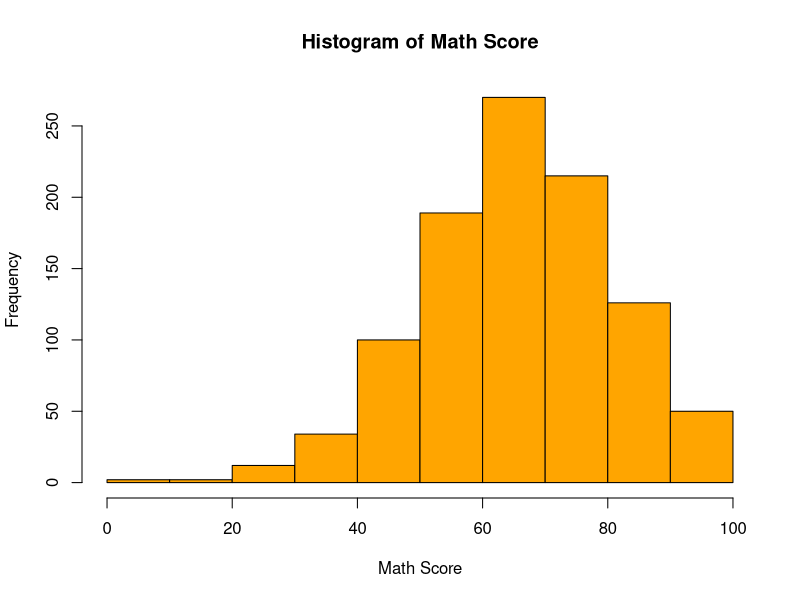
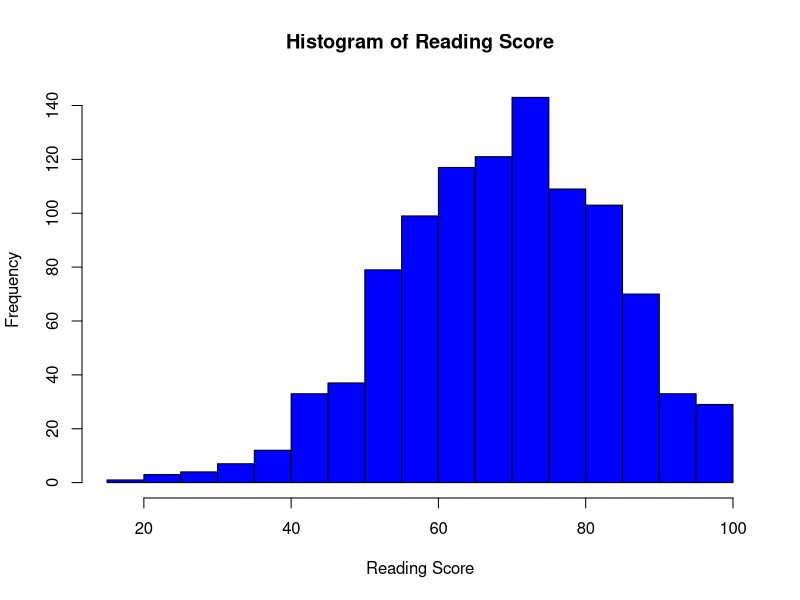
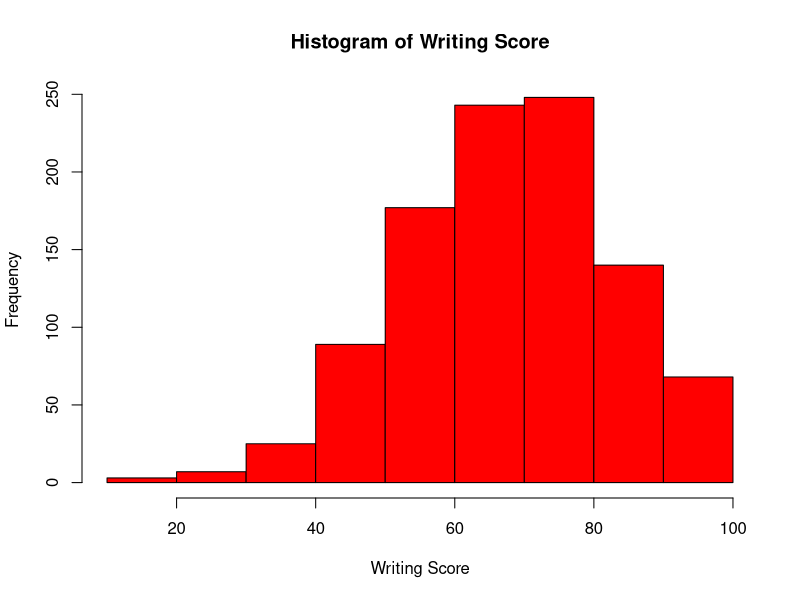
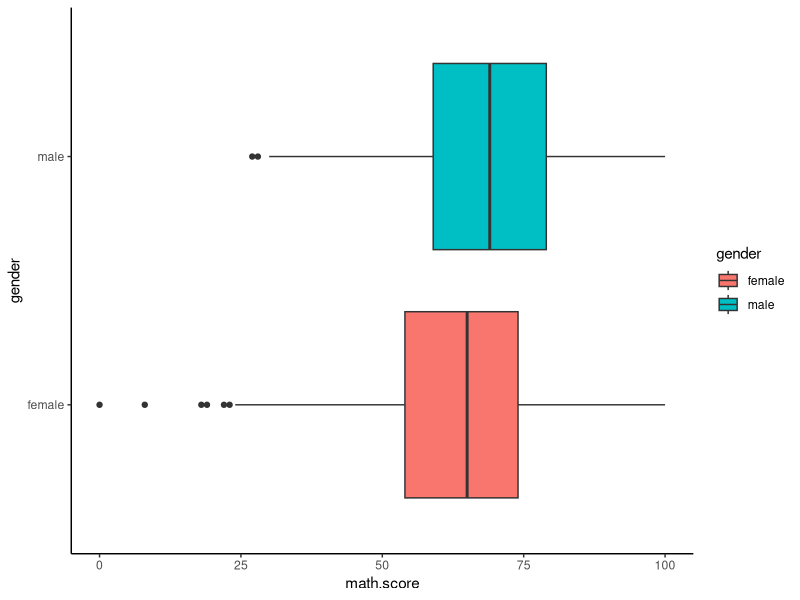
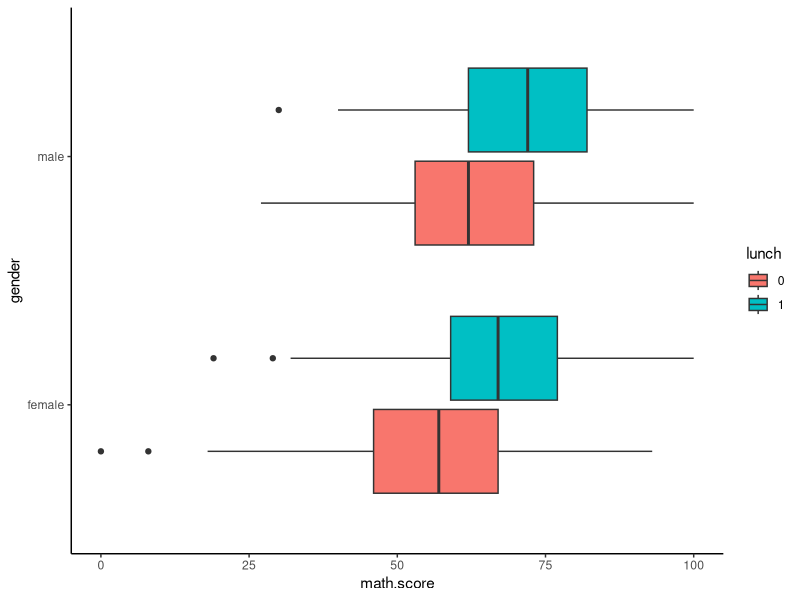
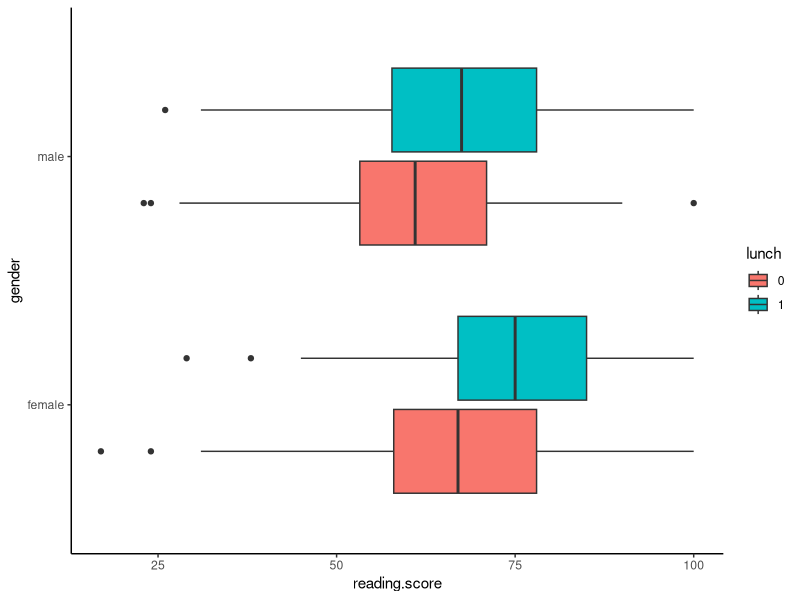
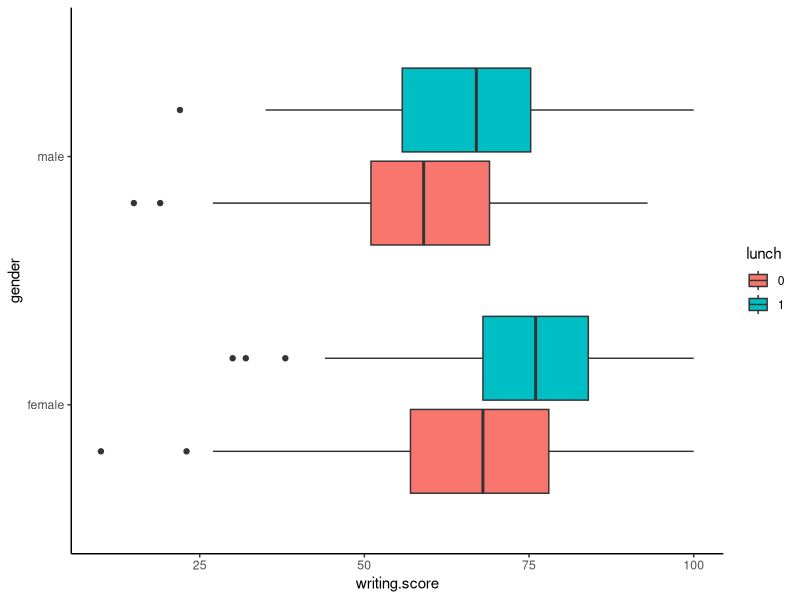
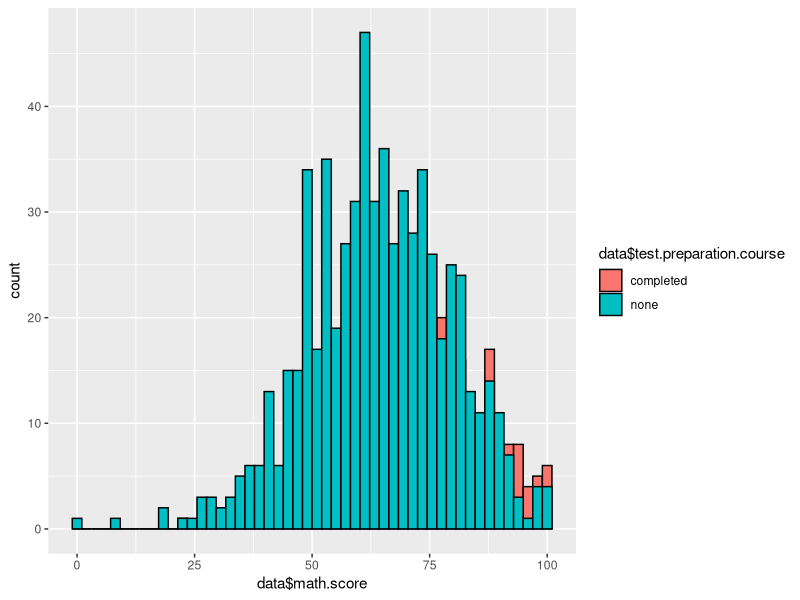

Recreate these plots in R, in order. (Note: this script raises an error after producing the figures.)
## ---- chunk 1
knitr::opts_chunk$set(echo = TRUE)
library(readr)
library(ggplot2)
library("magrittr")
library("tidyverse")
library("MASS")
library("leaps")
library(vctrs)
library(caret)
## ---- chunk 2

data <- read.csv("StudentsPerformance.csv",header=TRUE, sep=",")

summary(data)
View(StudentsPerformance)
## ---- chunk 3
sum(is.na(data))
## ---- chunk 4

hist(
  data$math.score, col = "orange",
  main = "Histogram of Math Score", 
  xlab= "Math Score",
  )
## ---- chunk 5
hist(
  data$reading.score, col = "blue", 
  breaks = 20,
  main = "Histogram of Reading Score", 
  xlab= "Reading Score",
  )

## ---- chunk 6
hist(
  data$writing.score, col = "red", 
  breaks = 7, 
  main = "Histogram of Writing Score", 
  xlab= "Writing Score",
  )
## ---- chunk 7

ggplot(data = data) +
  geom_boxplot(mapping = aes(x =gender , y =math.score, fill=gender)) +
  theme_classic()+
  scale_color_viridis_d()+
  coord_flip()
## ---- chunk 8
data$lunch<-factor(data$lunch)
ggplot(data = data) +
  geom_boxplot(mapping = aes(x =gender , y =math.score, fill=lunch)) +
  theme_classic()+
  scale_color_viridis_d()+
  coord_flip()

## ---- chunk 9
data$lunch<-factor(data$lunch)
ggplot(data = data) +
  geom_boxplot(mapping = aes(x =gender , y =reading.score, fill=lunch)) +
  theme_classic()+
  scale_color_viridis_d()+
  coord_flip()
## ---- chunk 10
data$lunch<-factor(data$lunch)
ggplot(data = data) +
  geom_boxplot(mapping = aes(x =gender , y =writing.score, fill=lunch)) +
  theme_classic()+
  scale_color_viridis_d()+
  coord_flip()

## ---- chunk 11

ggplot(data, aes(x = data$math.score, fill = data$test.preparation.course)) +                       
  geom_histogram(position = "identity", alpha = 1.2, bins = 50, color="black")
## ---- chunk 12

ggplot(data, aes(x = data$math.score, fill = data$test.preparation.course)) +                       
  geom_histogram(position = "identity", alpha = 1.2, bins = 50, color="black")
## ---- chunk 13

ggplot(data, aes(x = data$math.score, fill = data$gender)) +                       
  geom_histogram(position = "identity", alpha = 1.2, bins = 50, color="black")
## ---- chunk 14

ggplot(data=data) +
 geom_point(mapping = aes(x=data$reading.score, y = data$lunch, colour = `gender`))
## ---- chunk 15
t.test(math.score ~ lunch, data= data, alternative = c("two.sided"), var.equal = TRUE, conf.level = 0.95)

## ---- chunk 16
t.test(reading.score ~ lunch, data= data, alternative = c("two.sided"), var.equal = TRUE, conf.level = 0.95)

## ---- chunk 17
t.test(writing.score ~ lunch, data= data, alternative = c("two.sided"), var.equal = TRUE, conf.level = 0.95)

## ---- chunk 18
# Split the data into 80% training and 20% testing sets
set.seed(123)
train_index <- createDataPartition(data$math.score, p = 0.8, list = FALSE)
train_data <- data[train_index, ]
test_data <- data[-train_index, ]
## ---- chunk 19
model <- lm(math.score ~ gender+race.ethnicity +parental.level.of.education +lunch+test.preparation.course+reading.score + writing.score,data = data_math)
summary(model)
## ---- chunk 20
predictions <- predict(model ,newdata = test_data)

RMSE <- sqrt(mean((test_data$math.score - predictions) ^ 2))
RMSE
## ---- chunk 21
# Create a null model 
intercept_only <- lm(math.score ~ 1, data=data_math)
# Create a full model
all <- lm(math.score ~., data=data_math)
# perform forward step-wise regression
forward <- stepAIC (intercept_only, direction='forward',scope = formula(all))
# view results of forward stepwise regression
forward$anova
# view final model
summary(forward)
## ---- chunk 22
backward <- stepAIC (all, direction='backward')
backward$anova
summary(backward)
